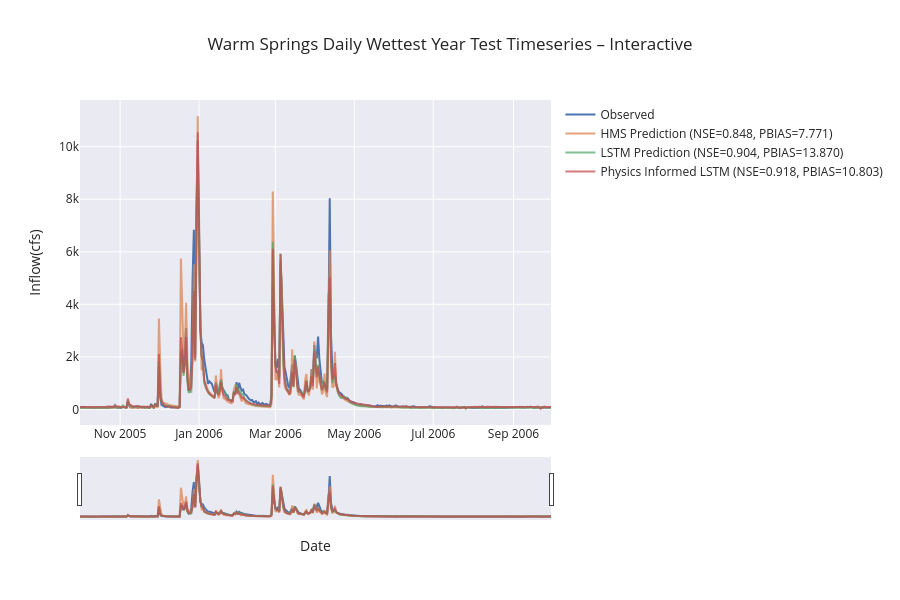

Notebook source saved alongside this figure:
### Code cell
if not skip_best_model_test:
    plot_timeseries_comparison(source=(no_physics_test_csv, physics_test_csv, path_to_physics_data), title="Warm Springs Daily Wettest Year Test Timeseries – Interactive", backend="plotly", metrics=metric_list, start_date=wettest_start_test, end_date=wettest_end_test, metrics_out="warm_springs_daily_test_wet_metrics.csv", ts_out="warm_springs_daily_test_wet_combined_ts.csv", legend_font=12, axis_font=22)
else:
    plot_timeseries_comparison(source=combined_df, title="Warm Springs Daily Wettest Year Test Timeseries – Interactive", backend="plotly", metrics=metric_list, start_date=wettest_start_test, end_date=wettest_end_test, metrics_out="warm_springs_daily_test_wet_metrics.csv", ts_out="warm_springs_daily_test_wet_combined_ts.csv", legend_font=12, axis_font=22)

### Figure 1 — Plotly figure (JSON) as saved in the notebook; plotly's stock layout.template omitted (floating-point values rounded to 4 significant figures; data arrays with more than 128 entries replaced by an {"elided": "..."} marker saying what was removed)
{"data": [{"line": {"width": 2}, "mode": "lines", "name": "Observed", "x": {"elided": "365 str values"}, "y": {"elided": "365 float values"}, "type": "scatter"}, {"line": {"width": 2}, "mode": "lines", "name": "HMS Prediction (NSE=0.848, PBIAS=7.771)", "opacity": 0.75, "x": {"elided": "365 str values"}, "y": {"elided": "365 float values"}, "type": "scatter"}, {"line": {"width": 2}, "mode": "lines", "name": "LSTM Prediction (NSE=0.904, PBIAS=13.870)", "opacity": 0.75, "x": {"elided": "365 str values"}, "y": {"elided": "365 float values"}, "type": "scatter"}, {"line": {"width": 2}, "mode": "lines", "name": "Physics Informed LSTM (NSE=0.918, PBIAS=10.803)", "opacity": 0.75, "x": {"elided": "365 str values"}, "y": {"elided": "365 float values"}, "type": "scatter"}], "layout": {"legend": {"font": {"size": 12}, "x": 1.02, "y": 1, "xanchor": "left", "yanchor": "top", "bgcolor": "rgba(0,0,0,0)"}, "xaxis": {"rangeslider": {"visible": true}, "title": {"text": "Date"}, "type": "date"}, "margin": {"r": 300}, "title": {"text": "Warm Springs Daily Wettest Year Test Timeseries – Interactive"}, "height": 600, "yaxis": {"title": {"text": "Inflow(cfs)"}}, "hovermode": "x unified"}}
